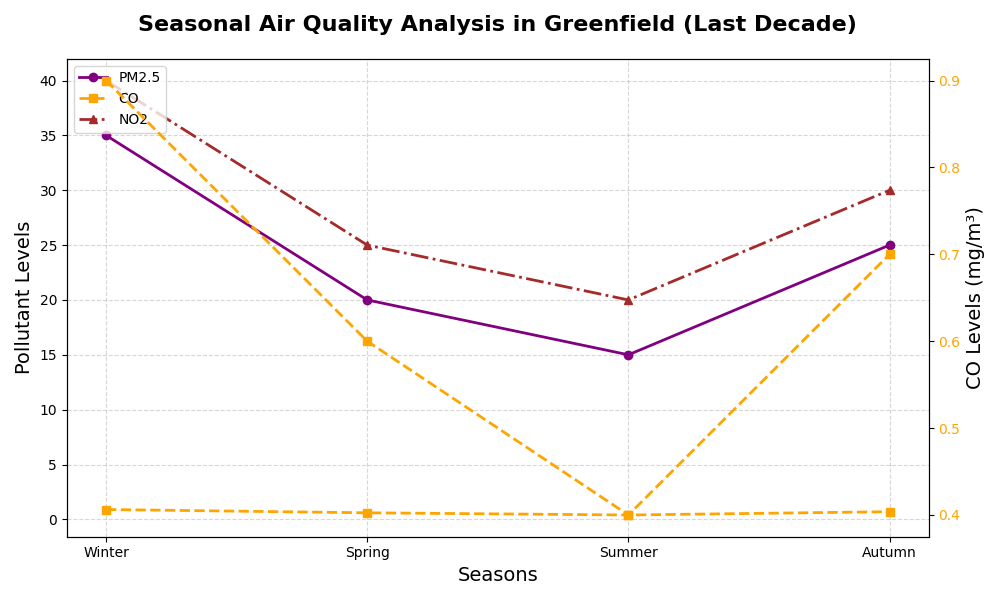

This chart was generated by the following Python code:
import matplotlib.pyplot as plt
import numpy as np

# Data for pollutants (Particulate Matter: PM2.5, Carbon Monoxide: CO, Nitrogen Dioxide: NO2) over four seasons
seasons = np.array(['Winter', 'Spring', 'Summer', 'Autumn'])

# PM2.5 levels in micrograms per cubic meter
pm25_levels = np.array([35, 20, 15, 25])

# CO levels in milligrams per cubic meter
co_levels = np.array([0.9, 0.6, 0.4, 0.7])

# NO2 levels in micrograms per cubic meter
no2_levels = np.array([40, 25, 20, 30])

# Creating the plot
fig, ax = plt.subplots(figsize=(10, 6))

# Plot the data for each pollutant with new colors
ax.plot(seasons, pm25_levels, marker='o', linestyle='-', color='purple', linewidth=2, label='PM2.5')
ax.plot(seasons, co_levels, marker='s', linestyle='--', color='orange', linewidth=2, label='CO')
ax.plot(seasons, no2_levels, marker='^', linestyle='-.', color='brown', linewidth=2, label='NO2')

# Title and labels
ax.set_title("Seasonal Air Quality Analysis in Greenfield (Last Decade)", fontsize=16, fontweight='bold', pad=20)
ax.set_xlabel("Seasons", fontsize=14)
ax.set_ylabel("Pollutant Levels", fontsize=14)

# Adding a secondary y-axis for CO levels due to different units
ax_right = ax.twinx()
ax_right.set_ylabel("CO Levels (mg/m³)", fontsize=14)

# Ensuring the secondary y-axis corresponds to CO levels
ax_right.plot(seasons, co_levels, marker='s', linestyle='--', color='orange', linewidth=2)
ax_right.tick_params(axis='y', labelcolor='orange')

# Adding legends
ax.legend(loc='upper left', fontsize='medium')

# Grid and layout adjustments
ax.grid(True, linestyle='--', alpha=0.5)

# Automatically adjust layout to avoid overlap
plt.tight_layout()

# Display the plot
plt.show()
